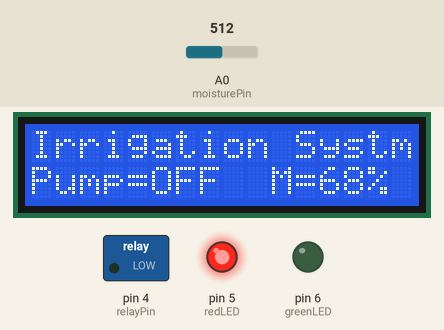
This sketch was run on a simulated Arduino Uno, built with avr-gcc and run on an emulated ATmega328P. Shown: 16×2 character LCD, switched loads named in the sketch (green lamp = pin HIGH), output pins drawn as LEDs (lit = HIGH). The test bench sets the inputs (shaded band); at power-on: A0 (moisturePin) = 512. What the sketch prints to the serial monitor is not drawn.

Above: at 3.2 s.
3.3 s: A0 (moisturePin) set to 772
At 4.0 s:
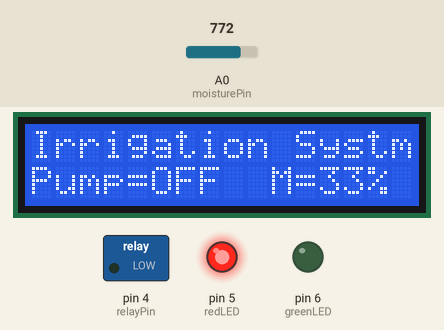
4.9 s: A0 (moisturePin) set to 789
At 5.5 s:
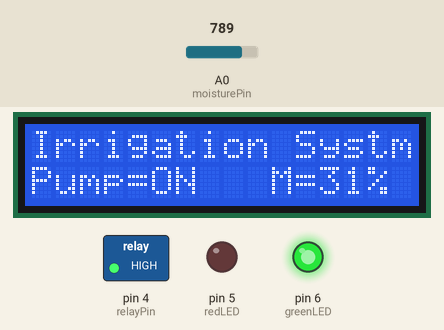
6.4 s: A0 (moisturePin) set to 770
At 7.4 s:
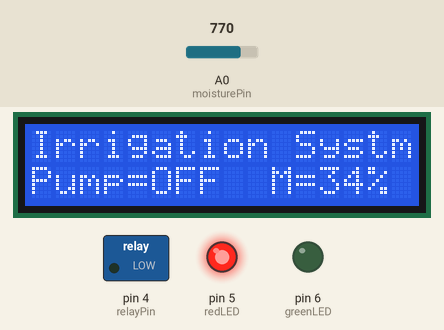
8.0 s: A0 (moisturePin) set to 790
At 9.2 s:
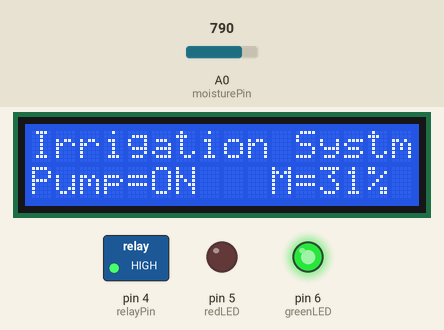
9.6 s: A0 (moisturePin) set to 511
At 11.1 s:
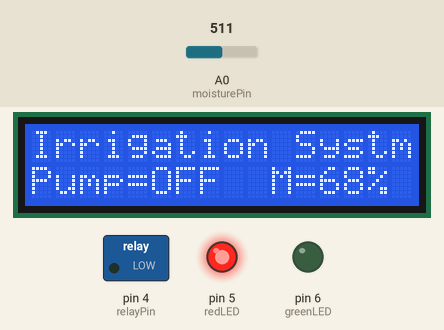
Timing chart, 0 to 12.2 s (numbered marks = the images above; inputs shaded):
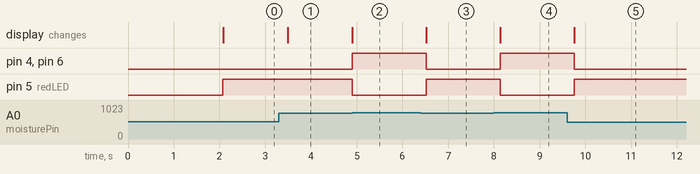

The sketch:

Irrigation_System_Using_Arduino.ino
```cpp
#include <Wire.h>
#include <LiquidCrystal.h>

LiquidCrystal lcd(12, 11, 10, 9, 8, 7);

const int moisturePin = A0;
const int greenLED = 6;
const int redLED = 5;
const int relayPin = 4;

const int map_low = 1023;
const int map_high = 280;

int moistureValue;
int moisturePercentage;

void setup() {
  pinMode(moisturePin, INPUT_PULLUP);
  pinMode(greenLED, OUTPUT);
  pinMode(redLED, OUTPUT);
  pinMode(relayPin, OUTPUT);

  digitalWrite(relayPin, LOW);

  Serial.begin(9600);

  lcd.begin(16, 2);
  lcd.clear();

  lcd.setCursor(0, 0);
  lcd.print("Welcome To");
  lcd.setCursor(0, 1);
  lcd.print("JustDoElectronic");
  delay(2000);

  lcd.clear();
  lcd.setCursor(0, 0);
  lcd.print("Irrigation Systm");
  lcd.setCursor(0, 1);
  lcd.print("Pump=     M=   ");
}

void loop() {
  moistureValue = analogRead(moisturePin);
  Serial.println(moistureValue);

  moisturePercentage = map(moistureValue, map_low, map_high, 0, 100);

  if (moisturePercentage > 100) {
    moisturePercentage = 100;
  } else if (moisturePercentage < 0) {
    moisturePercentage = 0;
  }

  lcd.setCursor(12, 1);
  lcd.print("    ");
  lcd.setCursor(12, 1);
  lcd.print(moisturePercentage);
  lcd.print("%");

  if (moistureValue >= 780) {
    digitalWrite(greenLED, HIGH);
    digitalWrite(redLED, LOW);
    digitalWrite(relayPin, HIGH);

    lcd.setCursor(5, 1);
    lcd.print("ON ");
  } else if (moistureValue <= 770) {
    digitalWrite(greenLED, LOW);
    digitalWrite(redLED, HIGH);
    digitalWrite(relayPin, LOW);

    lcd.setCursor(5, 1);
    lcd.print("OFF");
  }

  delay(200);
}
```

Measured:
- the behaviour switches between 779 and 780 on A0 (moisturePin) (found by bisection; images 1 and 2)
- after the input at 3.3 s, the display: changes after 0.19 s (image 1)
- after the input at 4.9 s, pin 4 (relayPin), pin 6 (greenLED): LOW → HIGH at once; pin 5 (redLED): HIGH → LOW at once; the display: changes at once (image 2)
- after the input at 6.4 s, pin 4 (relayPin), pin 6 (greenLED): HIGH → LOW after 0.12 s; pin 5 (redLED): LOW → HIGH after 0.12 s; the display: changes after 0.12 s (image 3)
- after the input at 8.0 s, pin 4 (relayPin), pin 6 (greenLED): LOW → HIGH after 0.14 s; pin 5 (redLED): HIGH → LOW after 0.14 s; the display: changes after 0.14 s (image 4)
- after the input at 9.6 s, pin 4 (relayPin), pin 6 (greenLED): HIGH → LOW after 0.16 s; pin 5 (redLED): LOW → HIGH after 0.16 s; the display: changes after 0.16 s (image 5)
